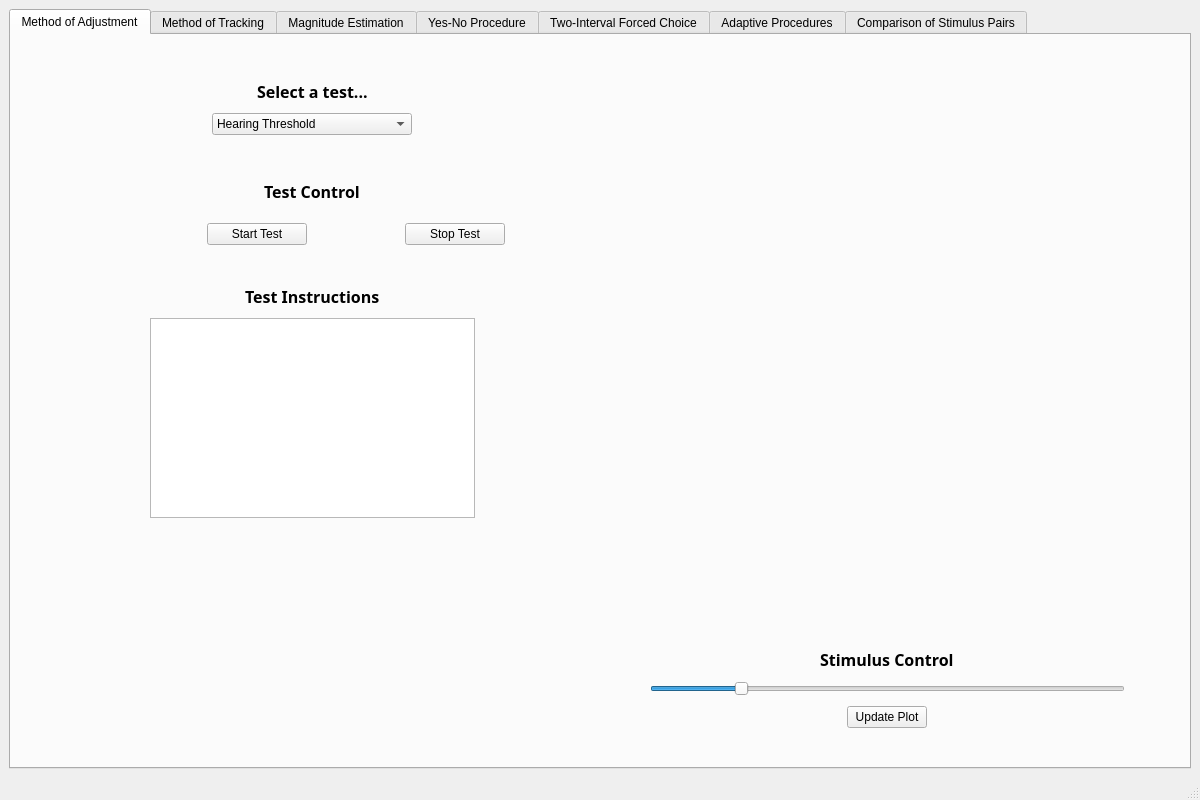
<?xml version="1.0" encoding="UTF-8"?>
<ui version="4.0">
 <class>PaMethodsWindow</class>
 <widget class="QMainWindow" name="PaMethodsWindow">
  <property name="geometry">
   <rect>
    <x>0</x>
    <y>0</y>
    <width>1200</width>
    <height>800</height>
   </rect>
  </property>
  <property name="windowTitle">
   <string>MainWindow</string>
  </property>
  <widget class="QWidget" name="centralwidget">
   <layout class="QGridLayout" name="gridLayout">
    <item row="0" column="0">
     <widget class="QTabWidget" name="methodsAndProceduresTabs">
      <property name="currentIndex">
       <number>0</number>
      </property>
      <widget class="QWidget" name="methodOfAdjustmentTab">
       <attribute name="title">
        <string>Method of Adjustment</string>
       </attribute>
       <layout class="QGridLayout" name="gridLayout_2">
        <item row="1" column="0">
         <layout class="QHBoxLayout" name="horizontalLayout">
          <property name="spacing">
           <number>10</number>
          </property>
          <property name="sizeConstraint">
           <enum>QLayout::SetMinimumSize</enum>
          </property>
          <property name="leftMargin">
           <number>10</number>
          </property>
          <property name="topMargin">
           <number>10</number>
          </property>
          <property name="rightMargin">
           <number>10</number>
          </property>
          <property name="bottomMargin">
           <number>10</number>
          </property>
          <item>
           <layout class="QVBoxLayout" name="settingsLayout">
            <property name="spacing">
             <number>10</number>
            </property>
            <property name="sizeConstraint">
             <enum>QLayout::SetMinimumSize</enum>
            </property>
            <property name="leftMargin">
             <number>10</number>
            </property>
            <property name="topMargin">
             <number>10</number>
            </property>
            <property name="rightMargin">
             <number>10</number>
            </property>
            <property name="bottomMargin">
             <number>10</number>
            </property>
            <item>
             <layout class="QVBoxLayout" name="testSelectorLayout">
              <property name="spacing">
               <number>10</number>
              </property>
              <property name="sizeConstraint">
               <enum>QLayout::SetMinimumSize</enum>
              </property>
              <property name="leftMargin">
               <number>25</number>
              </property>
              <property name="topMargin">
               <number>10</number>
              </property>
              <property name="rightMargin">
               <number>25</number>
              </property>
              <property name="bottomMargin">
               <number>25</number>
              </property>
              <item alignment="Qt::AlignHCenter">
               <widget class="QLabel" name="testSelectorLabel">
                <property name="font">
                 <font>
                  <family>Segoe UI Semibold</family>
                  <pointsize>12</pointsize>
                  <weight>75</weight>
                  <bold>true</bold>
                 </font>
                </property>
                <property name="text">
                 <string>Select a test...</string>
                </property>
                <property name="margin">
                 <number>0</number>
                </property>
               </widget>
              </item>
              <item alignment="Qt::AlignHCenter">
               <widget class="QComboBox" name="testSelectorDropdown">
                <property name="minimumSize">
                 <size>
                  <width>200</width>
                  <height>0</height>
                 </size>
                </property>
                <property name="maximumSize">
                 <size>
                  <width>16777215</width>
                  <height>16777215</height>
                 </size>
                </property>
                <item>
                 <property name="text">
                  <string>Hearing Threshold</string>
                 </property>
                </item>
                <item>
                 <property name="text">
                  <string>Tone Match</string>
                 </property>
                </item>
                <item>
                 <property name="text">
                  <string>Octave Match</string>
                 </property>
                </item>
               </widget>
              </item>
             </layout>
            </item>
            <item>
             <layout class="QVBoxLayout" name="testControlLayout">
              <property name="spacing">
               <number>10</number>
              </property>
              <property name="sizeConstraint">
               <enum>QLayout::SetMinimumSize</enum>
              </property>
              <property name="leftMargin">
               <number>10</number>
              </property>
              <property name="topMargin">
               <number>10</number>
              </property>
              <property name="rightMargin">
               <number>10</number>
              </property>
              <property name="bottomMargin">
               <number>10</number>
              </property>
              <item alignment="Qt::AlignHCenter">
               <widget class="QLabel" name="testControlLabel">
                <property name="sizePolicy">
                 <sizepolicy hsizetype="Minimum" vsizetype="Minimum">
                  <horstretch>0</horstretch>
                  <verstretch>0</verstretch>
                 </sizepolicy>
                </property>
                <property name="maximumSize">
                 <size>
                  <width>120</width>
                  <height>16777215</height>
                 </size>
                </property>
                <property name="font">
                 <font>
                  <family>Segoe UI Semibold</family>
                  <pointsize>12</pointsize>
                  <weight>75</weight>
                  <bold>true</bold>
                 </font>
                </property>
                <property name="text">
                 <string>Test Control</string>
                </property>
               </widget>
              </item>
              <item>
               <layout class="QHBoxLayout" name="testControlButtonLayout" stretch="0,0,0,0,0">
                <property name="spacing">
                 <number>10</number>
                </property>
                <property name="sizeConstraint">
                 <enum>QLayout::SetMinimumSize</enum>
                </property>
                <property name="leftMargin">
                 <number>10</number>
                </property>
                <property name="topMargin">
                 <number>10</number>
                </property>
                <property name="rightMargin">
                 <number>10</number>
                </property>
                <property name="bottomMargin">
                 <number>10</number>
                </property>
                <item>
                 <spacer name="horizontalSpacerLeft">
                  <property name="orientation">
                   <enum>Qt::Horizontal</enum>
                  </property>
                  <property name="sizeType">
                   <enum>QSizePolicy::Minimum</enum>
                  </property>
                  <property name="sizeHint" stdset="0">
                   <size>
                    <width>60</width>
                    <height>20</height>
                   </size>
                  </property>
                 </spacer>
                </item>
                <item alignment="Qt::AlignHCenter">
                 <widget class="QPushButton" name="testControlStartButton">
                  <property name="sizePolicy">
                   <sizepolicy hsizetype="Preferred" vsizetype="Preferred">
                    <horstretch>0</horstretch>
                    <verstretch>0</verstretch>
                   </sizepolicy>
                  </property>
                  <property name="minimumSize">
                   <size>
                    <width>100</width>
                    <height>0</height>
                   </size>
                  </property>
                  <property name="maximumSize">
                   <size>
                    <width>100</width>
                    <height>200</height>
                   </size>
                  </property>
                  <property name="text">
                   <string>Start Test</string>
                  </property>
                 </widget>
                </item>
                <item>
                 <spacer name="horizontalSpacerCenter">
                  <property name="orientation">
                   <enum>Qt::Horizontal</enum>
                  </property>
                  <property name="sizeType">
                   <enum>QSizePolicy::Minimum</enum>
                  </property>
                  <property name="sizeHint" stdset="0">
                   <size>
                    <width>1</width>
                    <height>20</height>
                   </size>
                  </property>
                 </spacer>
                </item>
                <item>
                 <widget class="QPushButton" name="testControlStopButton">
                  <property name="sizePolicy">
                   <sizepolicy hsizetype="Preferred" vsizetype="Preferred">
                    <horstretch>0</horstretch>
                    <verstretch>0</verstretch>
                   </sizepolicy>
                  </property>
                  <property name="minimumSize">
                   <size>
                    <width>100</width>
                    <height>0</height>
                   </size>
                  </property>
                  <property name="maximumSize">
                   <size>
                    <width>100</width>
                    <height>200</height>
                   </size>
                  </property>
                  <property name="text">
                   <string>Stop Test</string>
                  </property>
                 </widget>
                </item>
                <item>
                 <spacer name="horizontalSpacerRight">
                  <property name="orientation">
                   <enum>Qt::Horizontal</enum>
                  </property>
                  <property name="sizeType">
                   <enum>QSizePolicy::Minimum</enum>
                  </property>
                  <property name="sizeHint" stdset="0">
                   <size>
                    <width>60</width>
                    <height>20</height>
                   </size>
                  </property>
                 </spacer>
                </item>
               </layout>
              </item>
             </layout>
            </item>
            <item>
             <layout class="QVBoxLayout" name="testInstructionsLayout">
              <property name="spacing">
               <number>10</number>
              </property>
              <property name="sizeConstraint">
               <enum>QLayout::SetMinimumSize</enum>
              </property>
              <property name="leftMargin">
               <number>25</number>
              </property>
              <property name="topMargin">
               <number>10</number>
              </property>
              <property name="rightMargin">
               <number>25</number>
              </property>
              <property name="bottomMargin">
               <number>10</number>
              </property>
              <item alignment="Qt::AlignHCenter">
               <widget class="QLabel" name="testInstructionsLabel">
                <property name="maximumSize">
                 <size>
                  <width>150</width>
                  <height>16777215</height>
                 </size>
                </property>
                <property name="font">
                 <font>
                  <family>Segoe UI Semibold</family>
                  <pointsize>12</pointsize>
                  <weight>75</weight>
                  <bold>true</bold>
                 </font>
                </property>
                <property name="text">
                 <string>Test Instructions</string>
                </property>
               </widget>
              </item>
              <item alignment="Qt::AlignHCenter">
               <widget class="QTextEdit" name="testInstructionsDialog">
                <property name="sizePolicy">
                 <sizepolicy hsizetype="Expanding" vsizetype="Expanding">
                  <horstretch>0</horstretch>
                  <verstretch>0</verstretch>
                 </sizepolicy>
                </property>
                <property name="minimumSize">
                 <size>
                  <width>325</width>
                  <height>200</height>
                 </size>
                </property>
                <property name="maximumSize">
                 <size>
                  <width>500</width>
                  <height>16777215</height>
                 </size>
                </property>
                <property name="cursor" stdset="0">
                 <cursorShape>SizeHorCursor</cursorShape>
                </property>
                <property name="styleSheet">
                 <string notr="true"/>
                </property>
                <property name="sizeAdjustPolicy">
                 <enum>QAbstractScrollArea::AdjustIgnored</enum>
                </property>
                <property name="autoFormatting">
                 <set>QTextEdit::AutoNone</set>
                </property>
                <property name="lineWrapMode">
                 <enum>QTextEdit::WidgetWidth</enum>
                </property>
                <property name="readOnly">
                 <bool>true</bool>
                </property>
               </widget>
              </item>
             </layout>
            </item>
            <item>
             <spacer name="settingsSpacer1">
              <property name="orientation">
               <enum>Qt::Vertical</enum>
              </property>
              <property name="sizeType">
               <enum>QSizePolicy::MinimumExpanding</enum>
              </property>
              <property name="sizeHint" stdset="0">
               <size>
                <width>20</width>
                <height>40</height>
               </size>
              </property>
             </spacer>
            </item>
           </layout>
          </item>
          <item>
           <layout class="QVBoxLayout" name="plotAndStimulusControlLayout">
            <property name="spacing">
             <number>10</number>
            </property>
            <property name="leftMargin">
             <number>25</number>
            </property>
            <property name="topMargin">
             <number>10</number>
            </property>
            <property name="rightMargin">
             <number>25</number>
            </property>
            <property name="bottomMargin">
             <number>10</number>
            </property>
            <item>
             <widget class="PlotWidget" name="testResultsPlot" native="true"/>
            </item>
            <item>
             <layout class="QVBoxLayout" name="stimulusControlLayout">
              <property name="spacing">
               <number>10</number>
              </property>
              <property name="sizeConstraint">
               <enum>QLayout::SetMinimumSize</enum>
              </property>
              <property name="leftMargin">
               <number>20</number>
              </property>
              <property name="topMargin">
               <number>10</number>
              </property>
              <property name="rightMargin">
               <number>20</number>
              </property>
              <property name="bottomMargin">
               <number>10</number>
              </property>
              <item alignment="Qt::AlignHCenter|Qt::AlignBottom">
               <widget class="QLabel" name="stimulusControlLabel">
                <property name="font">
                 <font>
                  <family>Segoe UI Semibold</family>
                  <pointsize>12</pointsize>
                  <weight>75</weight>
                  <bold>true</bold>
                 </font>
                </property>
                <property name="text">
                 <string>Stimulus Control</string>
                </property>
               </widget>
              </item>
              <item>
               <widget class="FloatSlider" name="stimulusControlSlider">
                <property name="sizePolicy">
                 <sizepolicy hsizetype="Ignored" vsizetype="Fixed">
                  <horstretch>0</horstretch>
                  <verstretch>0</verstretch>
                 </sizepolicy>
                </property>
                <property name="minimum">
                 <number>100</number>
                </property>
                <property name="maximum">
                 <number>5000</number>
                </property>
                <property name="value">
                 <number>1000</number>
                </property>
                <property name="orientation">
                 <enum>Qt::Horizontal</enum>
                </property>
               </widget>
              </item>
              <item alignment="Qt::AlignHCenter">
               <widget class="QPushButton" name="stimulusButton">
                <property name="maximumSize">
                 <size>
                  <width>100</width>
                  <height>16777215</height>
                 </size>
                </property>
                <property name="text">
                 <string>Update Plot</string>
                </property>
               </widget>
              </item>
             </layout>
            </item>
           </layout>
          </item>
         </layout>
        </item>
        <item row="0" column="0">
         <widget class="MethodOfAdjustmentWidget" name="MethodOfAdjusment" native="true"/>
        </item>
       </layout>
      </widget>
      <widget class="QWidget" name="methodOfTrackingTab">
       <attribute name="title">
        <string>Method of Tracking</string>
       </attribute>
      </widget>
      <widget class="QWidget" name="magnitudeEstimationTab">
       <attribute name="title">
        <string>Magnitude Estimation</string>
       </attribute>
      </widget>
      <widget class="QWidget" name="yesNoProcedureTab">
       <attribute name="title">
        <string>Yes-No Procedure</string>
       </attribute>
      </widget>
      <widget class="QWidget" name="twoIntervalForcedChoiceTab">
       <attribute name="title">
        <string>Two-Interval Forced Choice</string>
       </attribute>
      </widget>
      <widget class="QWidget" name="adaptiveProceduresTab">
       <attribute name="title">
        <string>Adaptive Procedures</string>
       </attribute>
      </widget>
      <widget class="QWidget" name="comparisonOfStimulusPairsTab">
       <attribute name="title">
        <string>Comparison of Stimulus Pairs</string>
       </attribute>
      </widget>
     </widget>
    </item>
   </layout>
  </widget>
  <widget class="QMenuBar" name="menubar">
   <property name="geometry">
    <rect>
     <x>0</x>
     <y>0</y>
     <width>1200</width>
     <height>26</height>
    </rect>
   </property>
  </widget>
  <widget class="QStatusBar" name="statusbar"/>
 </widget>
 <customwidgets>
  <customwidget>
   <class>PlotWidget</class>
   <extends>QWidget</extends>
   <header>pyqtgraph</header>
   <container>1</container>
  </customwidget>
  <customwidget>
   <class>MethodOfAdjustmentWidget</class>
   <extends>QWidget</extends>
   <header>pa_methods</header>
   <container>1</container>
   <slots>
    <slot>start_test()</slot>
    <slot>stop_test()</slot>
    <slot>update_data()</slot>
    <slot>adjust_stimulus(float)</slot>
    <slot>select_test(QString)</slot>
   </slots>
  </customwidget>
  <customwidget>
   <class>FloatSlider</class>
   <extends>QSlider</extends>
   <header>widgets/float_slider</header>
   <slots>
    <signal>valueChanged(float)</signal>
   </slots>
  </customwidget>
 </customwidgets>
 <resources/>
 <connections>
  <connection>
   <sender>testControlStartButton</sender>
   <signal>clicked()</signal>
   <receiver>MethodOfAdjusment</receiver>
   <slot>start_test()</slot>
   <hints>
    <hint type="sourcelabel">
     <x>168</x>
     <y>286</y>
    </hint>
    <hint type="destinationlabel">
     <x>433</x>
     <y>77</y>
    </hint>
   </hints>
  </connection>
  <connection>
   <sender>testControlStopButton</sender>
   <signal>clicked()</signal>
   <receiver>MethodOfAdjusment</receiver>
   <slot>stop_test()</slot>
   <hints>
    <hint type="sourcelabel">
     <x>293</x>
     <y>286</y>
    </hint>
    <hint type="destinationlabel">
     <x>433</x>
     <y>77</y>
    </hint>
   </hints>
  </connection>
  <connection>
   <sender>stimulusButton</sender>
   <signal>clicked()</signal>
   <receiver>MethodOfAdjusment</receiver>
   <slot>update_data()</slot>
   <hints>
    <hint type="sourcelabel">
     <x>616</x>
     <y>608</y>
    </hint>
    <hint type="destinationlabel">
     <x>433</x>
     <y>77</y>
    </hint>
   </hints>
  </connection>
  <connection>
   <sender>stimulusControlSlider</sender>
   <signal>valueChanged(float)</signal>
   <receiver>MethodOfAdjusment</receiver>
   <slot>adjust_stimulus(float)</slot>
   <hints>
    <hint type="sourcelabel">
     <x>636</x>
     <y>559</y>
    </hint>
    <hint type="destinationlabel">
     <x>433</x>
     <y>77</y>
    </hint>
   </hints>
  </connection>
  <connection>
   <sender>testSelectorDropdown</sender>
   <signal>activated(QString)</signal>
   <receiver>MethodOfAdjusment</receiver>
   <slot>select_test(QString)</slot>
   <hints>
    <hint type="sourcelabel">
     <x>225</x>
     <y>168</y>
    </hint>
    <hint type="destinationlabel">
     <x>373</x>
     <y>77</y>
    </hint>
   </hints>
  </connection>
 </connections>
</ui>
